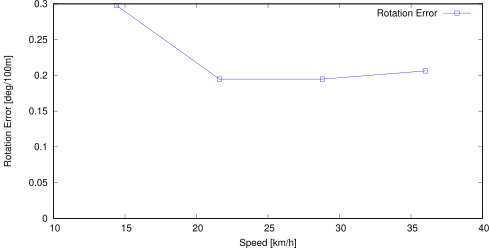

Write gnuplot code to recreate this figure.
set term postscript eps enhanced color
set output "03_rs.eps"
set size ratio 0.5
set yrange [0:*]
set xlabel "Speed [km/h]"
set ylabel "Rotation Error [deg/100m]"
plot "03_rs.txt" using ($1*3.6):($2*57.3*100) title 'Rotation Error' lc rgb "#0000FF" pt 4 w linespoints
